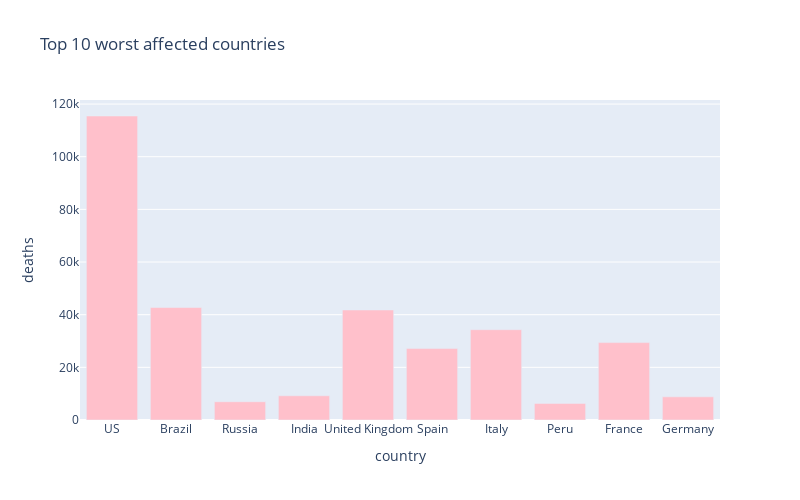

Notebook code for this chart:
### Markdown cell above
# 10 worst hit countries - Death cases

### Code cell
px.bar(
    sorted_country_df.head(10),
    x = "country",
    y = "deaths",
    title= "Top 10 worst affected countries", # the axis names
    color_discrete_sequence=["pink"], 
    height=500,
    width=800
)

### Figure 1 — Plotly figure (JSON) as saved in the notebook; plotly's stock layout.template omitted (floating-point values rounded to 4 significant figures)
{"data": [{"alignmentgroup": "True", "hovertemplate": "country=%{x}<br>deaths=%{y}<extra></extra>", "legendgroup": "", "marker": {"color": "pink"}, "name": "", "offsetgroup": "", "orientation": "v", "showlegend": false, "textposition": "auto", "type": "bar", "x": ["US", "Brazil", "Russia", "India", "United Kingdom", "Spain", "Italy", "Peru", "France", "Germany"], "xaxis": "x", "y": [115464, 42720, 6938, 9195, 41783, 27136, 34301, 6308, 29401, 8801], "yaxis": "y"}], "layout": {"barmode": "relative", "height": 500, "legend": {"tracegroupgap": 0}, "title": {"text": "Top 10 worst affected countries"}, "width": 800, "xaxis": {"anchor": "y", "domain": [0, 1], "title": {"text": "country"}}, "yaxis": {"anchor": "x", "domain": [0, 1], "title": {"text": "deaths"}}}}
